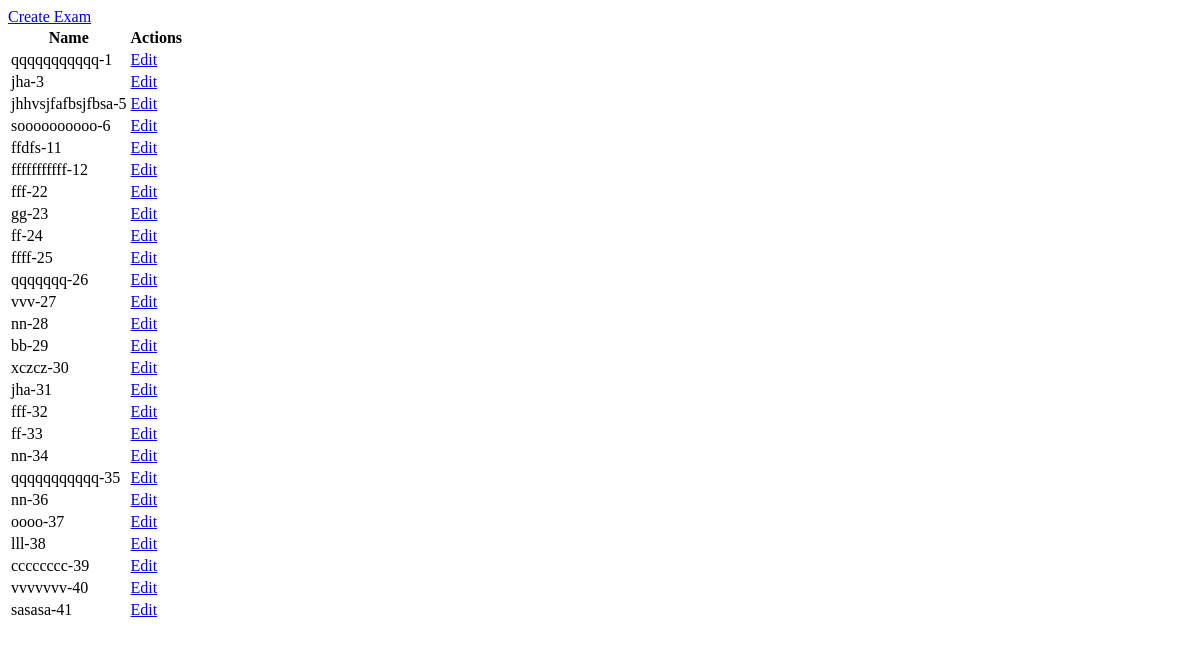
Before: /exams/dashboard/ with the older database file.
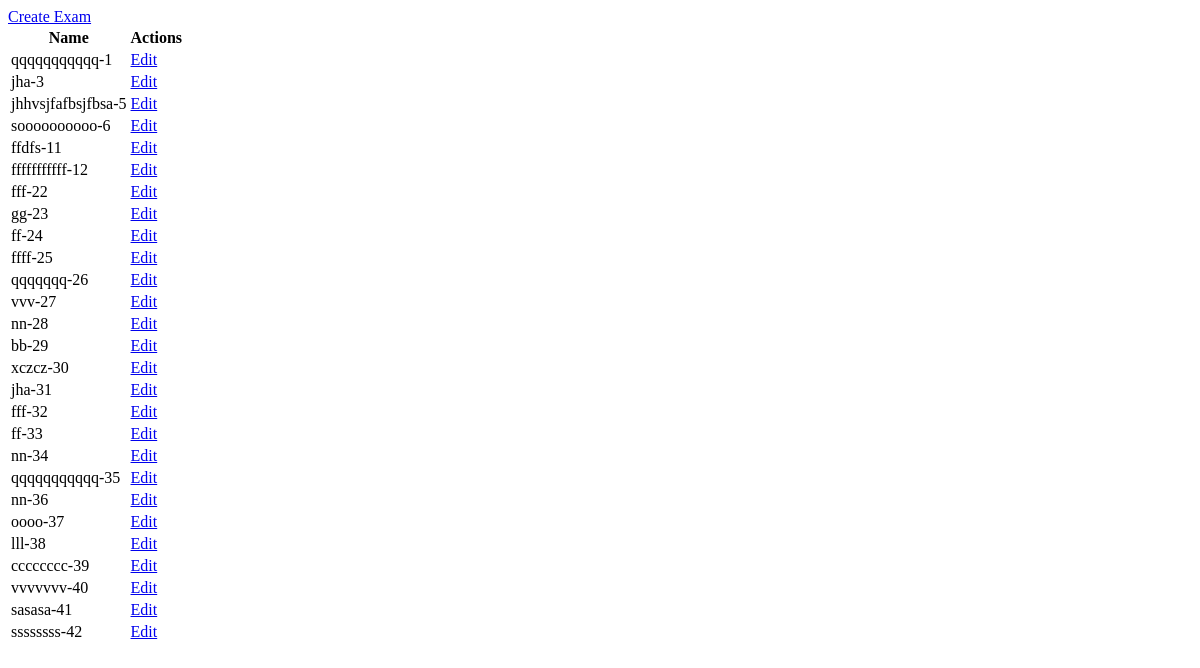
After: the same page with the newer database file.
### exams/models.py (models this page shows, shortened)
class exams(models.Model):
	name = models.CharField(max_length=30)

### exams/views.py (the view)
# urls.py: url(r'^exams/dashboard/', exam_views.dashboard.as_view(), name = 'exam_dashboard' ),
class dashboard(ListView):
	model = exams
	template_name = 'exams/exam_dashboard.html'

### templates/exams/exam_dashboard.html (shortened to what this page needs)
<!DOCTYPE html>
<html>
<head>
</head>
<body>
	<a href="{% url 'exam_add' %}"> Create Exam</a>
	<table>
	<tr>
		<th> Name </th>
		<th> Actions </th>
	</tr>
	{% for article in object_list %}
		<tr>
			<td> {{article.name}}-{{article.id}}</td>
			<td> <a href="{% url 'exam_edit' article.id %}"> Edit </a>  </td>
		</tr>
	{% endfor %}
	</table>
</body>

Changed rows visible on the page:
added exams: name "ssssssss", id "42"
